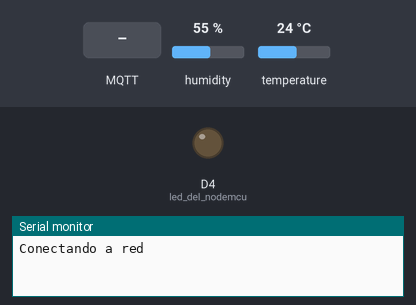
The sketch below on a simulated ESP8266 (NodeMCU). On the bench: output pins drawn as LEDs (lit = HIGH), the last lines printed to the serial monitor. Dashed ring = blinking. The inputs (shaded band) are chosen by the test bench; at power-on: humidity 55 %, temperature 24 °C. WiFi joins after 1.5 s; servers stay silent unless stated; random numbers use the default seed unless the sketch sets one; no MQTT or app messages arrive unless stated.

Above: at 0.1 s.
At 4.4 s:
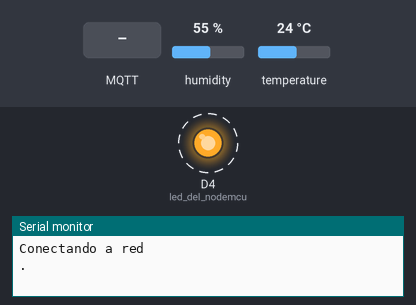
4.5 s: MQTT message "T" arrives on the first subscribed topic
At 5.6 s:
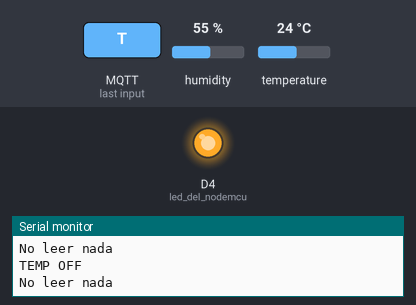
6.9 s: MQTT message "1" arrives on the first subscribed topic
8.9 s: MQTT message "T" arrives on the second subscribed topic
Timing chart, 0 to 11.9 s (numbered marks = the images above; inputs shaded):
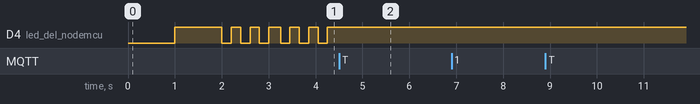

Measured:
- by itself, D4 (led_del_nodemcu): alternates HIGH for 0.20 s and LOW for 0.20 s

The sketch:

monitoreoGeneral.ino
```cpp
// programa para nodemcu que envia datos de sensores a traves de mqtt
// los sensores se activan segun las suscripciones mqtt indicadas
// Por Ruben Sanchez Mayen y Lorena Palomino Castillo

/* --------------------------- librerias ------------------------------------ */

#include <DHT.h> // libreria sensor temperatura
#include <ESP8266WiFi.h> // libreria wifi nodemcu
#include <ESP8266HTTPClient.h> // libreria http nodemcu
#include <PubSubClient.h> // mqtt
#include <Wire.h>
#include "MAX30105.h"
#include "spo2_algorithm.h"

/* --------------------------- variables ------------------------------------ */

// sensores
DHT dht(D3, DHT11); // Objeto que representa el sensor de temperatura. Se conecta al pin D3
MAX30105 particleSensor; // sensor de pulso y oximetria
// datos wifi
const char *red = "**********"; // nombre de la red wifi
const char *password = "1234"; // contraseña de la red wifi

WiFiClient clienteWiFi; // cliente wifi

// indicadores para saber que sensores están activados
bool leerTemp = false;
bool leerPulso = false;
bool leerOxim = false;

// broker mqtt
const char* mqtt_server = "broker.hivemq.com";
// topicos mqtt
const char *topicSwitchTemp = "switchTemp";
const char *topicSwitchPulso = "switchPulso";
const char *topicSwitchOxim = "switchOxim";
const char *topicValorTemp = "valorTemp";
const char *topicValorPulso = "valorPulso";
const char *topicValorOxim = "valorSpo2";
const char *topicMensajesSistema = "sistema";
// cliente mqtt
PubSubClient client(clienteWiFi);

// Spo2
const int32_t bufferLength = 25; //data length
#define MAX_BRIGHTNESS 255
#if defined(__AVR_ATmega328P__) || defined(__AVR_ATmega168__)
//Arduino Uno doesn't have enough SRAM to store 100 samples of IR led data and red led data in 32-bit format
//To solve this problem, 16-bit MSB of the sampled data will be truncated. Samples become 16-bit data.
uint16_t irBuffer[bufferLength]; //infrared LED sensor data
uint16_t redBuffer[bufferLength];  //red LED sensor data
#else
uint32_t irBuffer[bufferLength]; //infrared LED sensor data
uint32_t redBuffer[bufferLength];  //red LED sensor data
#endif
int32_t spo2; //SPO2 value
// int32_t lastSpo2; // last spo2 value
int8_t validSPO2; //indicator to show if the SPO2 calculation is valid
int32_t heartRate; //heart rate value
// int32_t lastHearRate;  // last heart rate
int8_t validHeartRate; //indicator to show if the heart rate calculation is valid
byte pulseLED = 13; //Must be on PWM pin
byte readLED = 16; //Blinks with each data read
bool maxConectado = false;
/* --------------------------- funciones ------------------------------------ */

// mandar mensaje con led
void parpadearLento(){
  digitalWrite(LED_BUILTIN, LOW); // prender led
  delay(1000);
  digitalWrite(LED_BUILTIN, HIGH); // apagar led
  delay(1000);
}
// mandar mensaje con led
void parpadearRapido(){
  for (int i = 0; i < 3; i++) {
    digitalWrite(LED_BUILTIN, LOW); // prender led
    delay(200);
    digitalWrite(LED_BUILTIN, HIGH); // apagar led
    delay(200);
  }
}

// Conectarse a la red, se indica con el led del nodemcu
void conectarARed() {
  Serial.println("Conectando a red");
  WiFi.begin(red, password);
  while (WiFi.status() != WL_CONNECTED) {
    parpadearLento();
    Serial.print('.');
  }
  Serial.println();
  parpadearRapido();
}

// calcular pulso y oximetria
void calibrarSensor(){
    //bufferLength = 100; //buffer length of 100 stores 4 seconds of samples running at 25sps

  //read the first 100 samples, and determine the signal range
  for (byte i = 0 ; i < bufferLength ; i++)
  {
    while (particleSensor.available() == false) //do we have new data?
      particleSensor.check(); //Check the sensor for new data

    redBuffer[i] = particleSensor.getRed();
    irBuffer[i] = particleSensor.getIR();
    particleSensor.nextSample(); //We're finished with this sample so move to next sample

//    Serial.print(F("red="));
//    Serial.print(redBuffer[i], DEC);
//    Serial.print(F(", ir="));
//    Serial.println(irBuffer[i], DEC);
  }

  //calculate heart rate and SpO2 after first 100 samples (first 4 seconds of samples)
  maxim_heart_rate_and_oxygen_saturation(irBuffer, bufferLength, redBuffer, &spo2, &validSPO2, &heartRate, &validHeartRate);

}

// setup del sensor MAX30105
void setupSpo2(){
  while (!particleSensor.begin(Wire, I2C_SPEED_FAST)) //Use default I2C port, 400kHz speed
  {
    client.publish(topicMensajesSistema,"Revisar sensor de pulso");
    Serial.println(F("El sensor MAX30105 no fue detecado. Checar cableado/alimentacion."));
    parpadearRapido();
    delay(3000);
  }
  byte ledBrightness = 60; //Options: 0=Off to 255=50mA
  byte sampleAverage = 4; //Options: 1, 2, 4, 8, 16, 32
  byte ledMode = 2; //Options: 1 = Red only, 2 = Red + IR, 3 = Red + IR + Green
  byte sampleRate = 100; //Options: 50, 100, 200, 400, 800, 1000, 1600, 3200
  int pulseWidth = 411; //Options: 69, 118, 215, 411
  int adcRange = 4096; //Options: 2048, 4096, 8192, 16384

  particleSensor.setup(ledBrightness, sampleAverage, ledMode, sampleRate, pulseWidth, adcRange); //Configure sensor with these settings
}

// callback mqtt, se activa cada que llega un mensaje
void callback(char* topic, byte* payload, unsigned int length)
{
  char *cstring = (char *) payload;
  cstring[length] = '\0';    // Adds a terminate terminate to end of string based on length of current payload
  if(topic[6] == 'T'){
    if (cstring[0] == '1') { // arreglar que no sirve
      Serial.println("TEMP ON");
      leerTemp = true;
    }else{
      Serial.println("TEMP OFF");
      leerTemp = false;
    }
  }else if(topic[6] == 'P'){
    if (cstring[0] == '1') { // arreglar que no sirve
      Serial.println("PULSO ON");
      leerPulso = true;
    }else{
      Serial.println("PULSO OFF");
      leerPulso = false;
    }
  }else if(topic[6] == 'O'){
    if (cstring[0] == '1') { // arreglar que no sirve
      Serial.println("SPO2 ON");
      leerOxim = true;
    }else{
      Serial.println("SPO2 OFF");
      leerOxim = false;
    }
  }
} //end callback

// conectarse a mqtt
void reconnect() {
  // Loop until we're reconnected
  while (!client.connected())
  {
    // Create a random client ID
    String clientId = "ESP8266Client-";
    clientId += String(random(0xffff), HEX);
    // Attempt to connect
    //if you MQTT broker has clientID,username and password
   //please change following line to    if (client.connect(clientId,userName,passWord))
    if (client.connect(clientId.c_str()))
    {
      parpadearRapido();
      client.subscribe(topicSwitchTemp);
      client.subscribe(topicSwitchPulso);
      client.subscribe(topicSwitchOxim);
      client.publish(topicMensajesSistema,"Conectado");
      Serial.println("Conectado a MQTT");
    } else {
      // esperar 6s
      client.publish(topicMensajesSistema,"Desconectado");
      parpadearLento();
      parpadearLento();
      parpadearLento();
      Serial.println("No se pudo conectar a MQTT");
    }
  }
} //end reconnect()

// leer temperatura y publicarla en mqtt
void lecturaTemp(){
  Serial.println("Leer temperatura");
  float t = dht.readTemperature();
    Serial.println(t);
    if(!isnan(t)){
      client.publish(topicValorTemp, String(t).c_str());
    }else{
      parpadearRapido();
      client.publish(topicMensajesSistema,"Error al medir la temperatura");
    }
}

// lectura sensor de pulso y oximetría. Si están activados por el usuario se mandan los datos filtrados a la interfaz
void lecturaMax(){
  calibrarSensor();

  if(leerPulso && leerOxim){
    Serial.println("Leer pulso y oximetría");
    if(validHeartRate == 1 && heartRate > 40 && heartRate < 190){
      Serial.print(String(heartRate).c_str());
      Serial.println(" BPM");
      client.publish(topicValorPulso,String(heartRate).c_str());
    }else{
      Serial.println("Calculando pulso");
    }
    if(validSPO2 == 1 && spo2 > 50 && spo2 < 99){
      Serial.print(String(spo2).c_str());
      Serial.println("%");
      client.publish(topicValorOxim,String(spo2).c_str());
    }else{
      Serial.println("Calculando Spo2");
    }
  }else if(leerPulso){
    Serial.println("Leer pulso");
    if(validHeartRate == 1 && heartRate > 40 && heartRate < 190){
      Serial.print(String(heartRate).c_str());
      Serial.println(" BPM");
      client.publish(topicValorPulso,String(heartRate).c_str());
    }else{
      Serial.println("Calculando pulso");
    }
  }else if(leerOxim){
    Serial.println("Oximetría");
    if(validSPO2 == 1 && spo2 > 50 && spo2 < 99){
      Serial.print(String(spo2).c_str());
      Serial.println("%");
      client.publish(topicValorOxim,String(spo2).c_str());
    }else{
      Serial.println("Calculando Spo2");
    }
  }
}

/* --------------------------- setup y loop ------------------------------------ */

// setup
void setup() {
  pinMode(LED_BUILTIN, OUTPUT); // led del nodemcu
  analogWrite(LED_BUILTIN, 1);
  Serial.begin(57600); // descomentar para activar serial
  conectarARed(); // conectarse a la red
  client.setServer(mqtt_server, 1883);//the default mqqt port is 1883
  client.setCallback(callback);
  // Inicializar el sensores
  dht.begin();
  setupSpo2();
}

// main
void loop() {
  // valores medidos
  float valorTemp;

  // Revisar conexion mqtt
  if (!client.connected()) {
    reconnect();
  }

  client.loop();

  if(leerTemp && (leerPulso || leerOxim)){
    client.publish(topicMensajesSistema,"Leyendo datos");
    lecturaTemp();
    lecturaMax();
    Serial.println("\n----------------------------------------------\n");
  }else if(leerPulso || leerOxim){
    client.publish(topicMensajesSistema,"Leyendo datos");
    lecturaMax();
    Serial.println("\n----------------------------------------------\n");
  }else if(leerTemp){
    client.publish(topicMensajesSistema,"Leyendo datos");
    lecturaTemp();
    delay(3000);
    Serial.println("\n----------------------------------------------\n");
  }else{
    client.publish(topicMensajesSistema,"conectado");
    Serial.println("No leer nada");
    delay(1000);
  }


}
```
